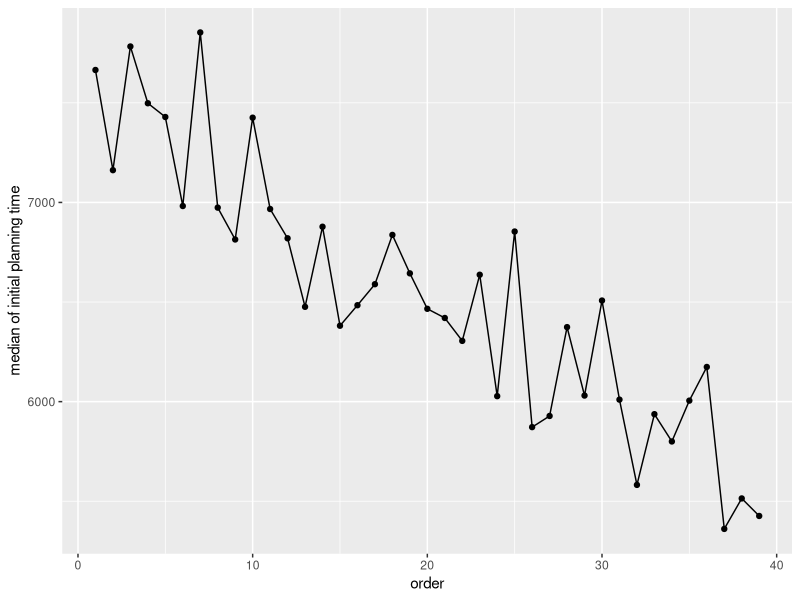

Write the R code that produced this figure. (Note: this script raises an error after producing the figure.)
library(readr)
all_info_ipt <- read_csv("all_info_ipt.csv")
library(lme4)
m0 <- lmer (formula = ipt ~ 1 + (1|instance) + (1|pid), data = all_info_ipt)
m1 <- lmer (formula = ipt ~ 1 + order + (1|instance) + (1|pid), data = all_info_ipt)
m2 <- lmer (formula = ipt ~ 1 + condition + (1|instance) + (1|pid), data = all_info_ipt)
m3 <- lmer (formula = ipt ~ 1 + order + condition + (1|instance) + (1|pid), data = all_info_ipt)
anova(m0,m1,m2,m3)
library(ggplot2)
library("magrittr")
library("dplyr")
mean_order_time <- all_info_ipt %>% group_by(order) %>% summarise_at(vars(ipt),list(mean = median, sd=sd)) %>% as.data.frame()
p<-ggplot(mean_order_time, aes(x = order,  y =mean)) + geom_line()  + geom_point()
p+ylab("median of initial planning time")
full_info_ipt <- all_info_ipt[all_info_ipt$condition == 1, ]
default_info_ipt<- all_info_ipt[all_info_ipt$condition == 0, ]
d0<-lmer(formula = ipt ~ 1 + order + (1|instance) + (1|pid), data = default_info_ipt)
d_rw <- lmer(formula = ipt ~ 1 + order + random + (1|pid), data = default_info_ipt)
d_hc <- lmer(formula = ipt ~ 1 + order + cm + (1|pid), data = default_info_ipt)
d_model<-lmer(formula = ipt ~ 1 + order + model + (1|pid), data = default_info_ipt)
d_bfs<-lmer(formula = ipt ~ 1 + order + bfs + (1|pid), data = default_info_ipt)
d_astar<-lmer(formula = ipt ~ 1 + order + astar_gc + (1|pid), data = default_info_ipt)
d_greedy<-lmer(formula = ipt ~ 1 + order + greedy_gc + (1|pid), data = default_info_ipt)
d_tree<-lmer(formula = ipt ~ 1 + order + tree_gc + (1|pid), data = default_info_ipt)
d_sh<-lmer(formula = ipt ~ 1 + order + start_hierarchy + (1|pid), data = default_info_ipt)
d_oc<-lmer(formula = ipt ~ 1 + order + optimal_cost + (1|pid), data = default_info_ipt)
d_1<-lmer(formula = ipt ~ 1 + order + lh1 + (1|pid), data = default_info_ipt)
d_2<-lmer(formula = ipt ~ 1 + order + lh2 + (1|pid), data = default_info_ipt)
d_3<-lmer(formula = ipt ~ 1 + order + lh3 + (1|pid), data = default_info_ipt)
d_4<-lmer(formula = ipt ~ 1 + order + lh4 + (1|pid), data = default_info_ipt)
d_5<-lmer(formula = ipt ~ 1 + order + lh5 + (1|pid), data = default_info_ipt)
d_6<-lmer(formula = ipt ~ 1 + order + lh6 + (1|pid), data = default_info_ipt)
d_7<-lmer(formula = ipt ~ 1 + order + lh7 + (1|pid), data = default_info_ipt)
anova(d0,d_rw,d_hc,d_model,d_bfs,d_astar,d_greedy,d_tree,d_oc,d_sh,d_1,d_2,d_3,d_4,d_5,d_6,d_7)
d_hc <- lmer(formula = ipt ~ 1 + order + cm + (1|pid), data = default_info_ipt)
default_info_ipt<- all_info_ipt[all_info_ipt$condition == 1, ]
d0<-lmer(formula = ipt ~ 1 + order + (1|instance) + (1|pid), data = default_info_ipt)
d_rw <- lmer(formula = ipt ~ 1 + order + random + (1|pid), data = default_info_ipt)
d_hc <- lmer(formula = ipt ~ 1 + order + cm + (1|pid), data = default_info_ipt)
d_model<-lmer(formula = ipt ~ 1 + order + model + (1|pid), data = default_info_ipt)
d_bfs<-lmer(formula = ipt ~ 1 + order + bfs + (1|pid), data = default_info_ipt)
d_astar<-lmer(formula = ipt ~ 1 + order + astar_gc + (1|pid), data = default_info_ipt)
d_greedy<-lmer(formula = ipt ~ 1 + order + greedy_gc + (1|pid), data = default_info_ipt)
d_tree<-lmer(formula = ipt ~ 1 + order + tree_gc + (1|pid), data = default_info_ipt)
d_sh<-lmer(formula = ipt ~ 1 + order + start_hierarchy + (1|pid), data = default_info_ipt)
d_oc<-lmer(formula = ipt ~ 1 + order + optimal_cost + (1|pid), data = default_info_ipt)
d_1<-lmer(formula = ipt ~ 1 + order + lh1 + (1|pid), data = default_info_ipt)
d_2<-lmer(formula = ipt ~ 1 + order + lh2 + (1|pid), data = default_info_ipt)
d_3<-lmer(formula = ipt ~ 1 + order + lh3 + (1|pid), data = default_info_ipt)
d_4<-lmer(formula = ipt ~ 1 + order + lh4 + (1|pid), data = default_info_ipt)
d_5<-lmer(formula = ipt ~ 1 + order + lh5 + (1|pid), data = default_info_ipt)
d_6<-lmer(formula = ipt ~ 1 + order + lh6 + (1|pid), data = default_info_ipt)
d_7<-lmer(formula = ipt ~ 1 + order + lh7 + (1|pid), data = default_info_ipt)
anova(d0,d_rw,d_hc,d_model,d_bfs,d_astar,d_greedy,d_tree,d_oc,d_sh,d_1,d_2,d_3,d_4,d_5,d_6,d_7)
